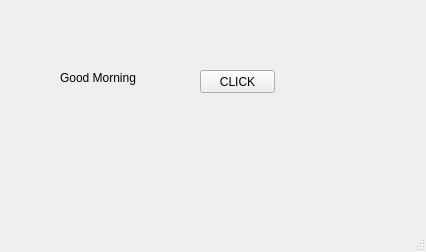
<?xml version="1.0" encoding="UTF-8"?>
<ui version="4.0">
 <class>MainWindow</class>
 <widget class="QMainWindow" name="MainWindow">
  <property name="geometry">
   <rect>
    <x>0</x>
    <y>0</y>
    <width>426</width>
    <height>252</height>
   </rect>
  </property>
  <property name="windowTitle">
   <string>MainWindow</string>
  </property>
  <widget class="QWidget" name="centralwidget">
   <widget class="QLabel" name="lbl">
    <property name="geometry">
     <rect>
      <x>60</x>
      <y>70</y>
      <width>91</width>
      <height>16</height>
     </rect>
    </property>
    <property name="text">
     <string>Good Morning</string>
    </property>
   </widget>
   <widget class="QPushButton" name="pb">
    <property name="geometry">
     <rect>
      <x>200</x>
      <y>70</y>
      <width>75</width>
      <height>23</height>
     </rect>
    </property>
    <property name="text">
     <string>CLICK</string>
    </property>
   </widget>
  </widget>
  <widget class="QMenuBar" name="menubar">
   <property name="geometry">
    <rect>
     <x>0</x>
     <y>0</y>
     <width>426</width>
     <height>21</height>
    </rect>
   </property>
  </widget>
  <widget class="QStatusBar" name="statusbar"/>
 </widget>
 <resources/>
 <connections/>
</ui>
